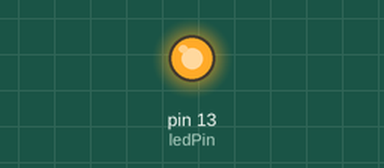
This sketch was run on a simulated Arduino Uno, built with avr-gcc and run on an emulated ATmega328P. Shown: output pins drawn as LEDs (lit = HIGH).

Above: at 2.5 s.
At 41.5 s:
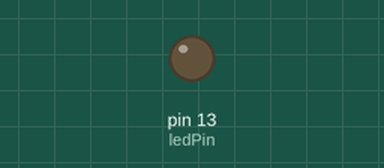
Timing chart, 0 to 44.2 s (numbered marks = the images above):
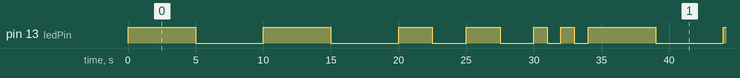

The sketch:

LED_Blinking.ino
```cpp
// LED Flashing
// Define the pin where LED is connected (Onboard LED = Pin 13)
const int ledPin = 13;

// Define delay durations for each speed mode (in milliseconds)
const unsigned long SLOW_DELAY = 5000;    // 5 seconds
const unsigned long MEDIUM_DELAY = 2500;  // 2.5 seconds
const unsigned long FAST_DELAY = 1000;    // 1 second

void setup() {
  // Set the LED pin as an OUTPUT pin
  pinMode(ledPin, OUTPUT);
}

void loop() {
  // Blink LED at slow speed for 2 cycles (5s ON, 5s OFF)
  blinkLed(SLOW_DELAY, 2);

  // Blink LED at medium speed for 2 cycles (2.5s ON, 2.5s OFF)
  blinkLed(MEDIUM_DELAY, 2);

  // Blink LED at fast speed for 2 cycles (1s ON, 1s OFF)
  blinkLed(FAST_DELAY, 2);

  // The loop repeats indefinitely (runs forever)with a
  // period 34 second
}
// Function to blink the LED
void blinkLed(unsigned long delayTime, int cycles) {
  for (int i = 0; i < cycles; i++) {
    digitalWrite(ledPin, HIGH);    // Turn ON LED
    delay(delayTime);              // Wait

    digitalWrite(ledPin, LOW);     // Turn OFF LED
    delay(delayTime);              // Wait
  }
}
```

Measured:
- by itself, pin 13 (ledPin): repeats every 34.0 s: LOW 5.0 s, HIGH 5.0 s, LOW 5.0 s, 2 × (HIGH 2.5 s, LOW 2.5 s), 2 × (HIGH 1.0 s, LOW 1.0 s), HIGH 5.0 s
- by itself, everything shown: repeats every 34.0 s, in 12 steps
